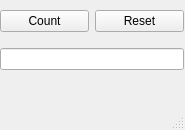
<?xml version="1.0" encoding="UTF-8"?>
<ui version="4.0">
 <class>MainWindow</class>
 <widget class="QMainWindow" name="MainWindow">
  <property name="geometry">
   <rect>
    <x>0</x>
    <y>0</y>
    <width>185</width>
    <height>130</height>
   </rect>
  </property>
  <property name="windowTitle">
   <string>MainWindow</string>
  </property>
  <widget class="QWidget" name="centralwidget">
   <widget class="QWidget" name="verticalLayoutWidget">
    <property name="geometry">
     <rect>
      <x>0</x>
      <y>0</y>
      <width>184</width>
      <height>80</height>
     </rect>
    </property>
    <layout class="QVBoxLayout" name="verticalLayout">
     <item>
      <layout class="QHBoxLayout" name="horizontalLayout">
       <item>
        <widget class="QPushButton" name="countButton">
         <property name="text">
          <string>Count</string>
         </property>
        </widget>
       </item>
       <item>
        <widget class="QPushButton" name="resetButton">
         <property name="text">
          <string>Reset</string>
         </property>
        </widget>
       </item>
      </layout>
     </item>
     <item>
      <widget class="QLineEdit" name="countText"/>
     </item>
    </layout>
   </widget>
  </widget>
  <widget class="QMenuBar" name="menubar">
   <property name="geometry">
    <rect>
     <x>0</x>
     <y>0</y>
     <width>185</width>
     <height>23</height>
    </rect>
   </property>
  </widget>
  <widget class="QStatusBar" name="statusbar"/>
 </widget>
 <resources/>
 <connections/>
</ui>
